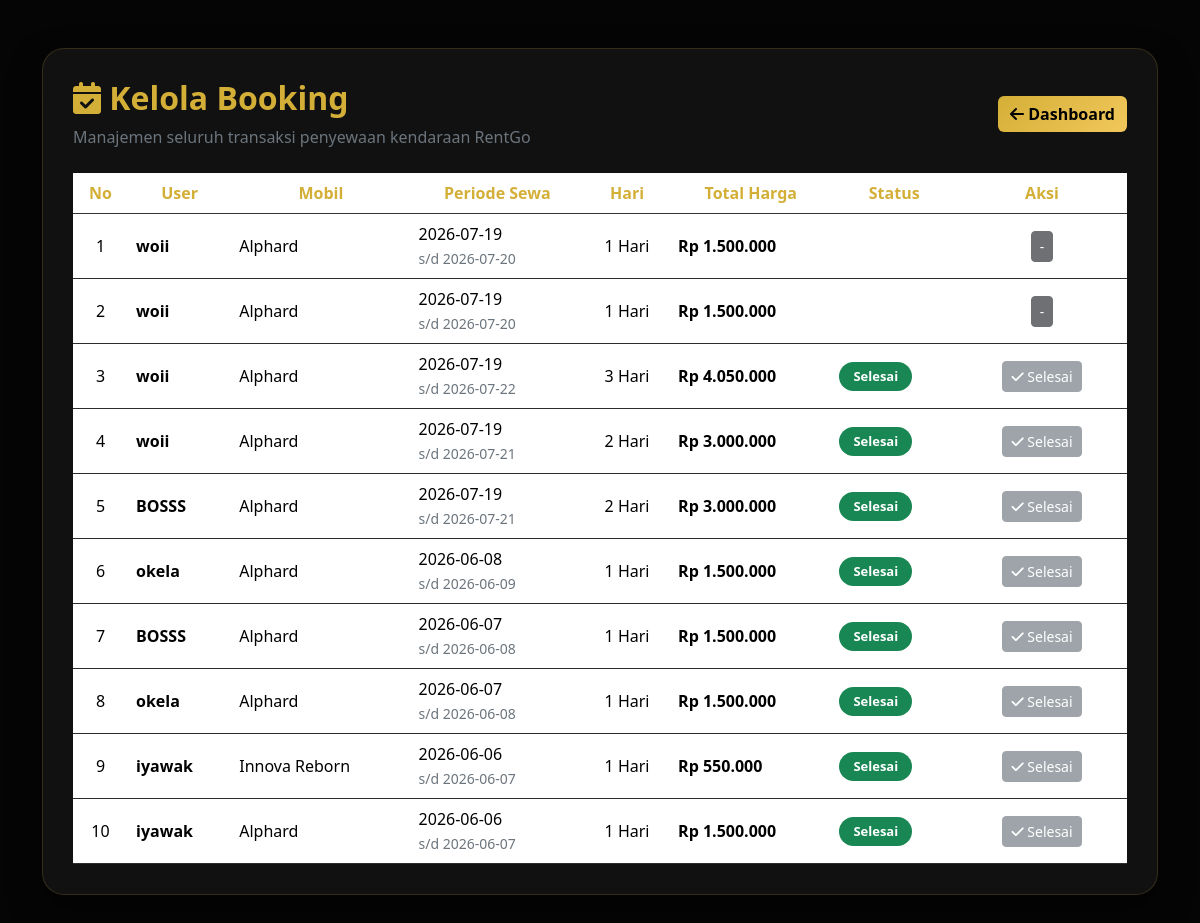
Screenshot of /admin/booking/index.php (signed in) with the database file from the repository.
### tables this page shows
CREATE TABLE `booking` (
  `id` int(11) NOT NULL,
  `user_id` int(11) NOT NULL,
  `mobil_id` int(11) NOT NULL,
  `tanggal_mulai` date NOT NULL,
  `tanggal_selesai` date NOT NULL,
  `total_hari` int(11) NOT NULL,
  `total_harga` decimal(12,2) NOT NULL,
  `diskon` int(11) DEFAULT 0,
  `status` enum('Menunggu Pembayaran','Menunggu Verifikasi','Sedang Disewa','Selesai','Dibatalkan') DEFAULT 'Menunggu Pembayaran',
  `created_at` timestamp NOT NULL DEFAULT current_timestamp()
);

CREATE TABLE `users` (
  `id` int(11) NOT NULL,
  `nama` varchar(100) NOT NULL,
  `email` varchar(100) NOT NULL,
  `password` varchar(255) NOT NULL,
  `no_hp` varchar(20) DEFAULT NULL,
  `alamat` text DEFAULT NULL,
  `role` enum('admin','user') DEFAULT 'user',
  `created_at` timestamp NOT NULL DEFAULT current_timestamp()
);

CREATE TABLE `mobil` (
  `id` int(11) NOT NULL,
  `nama_mobil` varchar(100) NOT NULL,
  `merk` varchar(100) NOT NULL,
  `tahun` year(4) NOT NULL,
  `plat_nomor` varchar(20) NOT NULL,
  `warna` varchar(50) DEFAULT NULL,
  `transmisi` enum('Manual','Matic') NOT NULL,
  `bahan_bakar` varchar(50) DEFAULT NULL,
  `kapasitas_penumpang` int(11) DEFAULT NULL,
  `harga_per_hari` decimal(12,2) NOT NULL,
  `deskripsi` text DEFAULT NULL,
  `gambar` varchar(255) DEFAULT NULL,
  `status` enum('Tersedia','Disewa','Maintenance') DEFAULT 'Tersedia',
  `created_at` timestamp NOT NULL DEFAULT current_timestamp()
);

### admin/booking/index.php (the view, shortened to what this page needs)
<?php
require_once '../../config/koneksi.php';
$data = mysqli_query(
    $conn,
    "SELECT
        booking.*,
        users.nama,
        mobil.nama_mobil
    FROM booking
    JOIN users
        ON booking.user_id = users.id
    JOIN mobil
        ON booking.mobil_id = mobil.id
    ORDER BY booking.id DESC"
);
?>
<!DOCTYPE html>
<html>
<head>
<link href="https://cdn.jsdelivr.net/npm/bootstrap@5.3.3/dist/css/bootstrap.min.css" rel="stylesheet">
<link href="https://cdnjs.cloudflare.com/ajax/libs/font-awesome/6.5.2/css/all.min.css" rel="stylesheet">
</head>
<body>
<div class="container py-5">
<div class="card-premium">
<div class="d-flex justify-content-between align-items-center mb-4">
<div>
<h2 class="page-title">
<i class="fas fa-calendar-check"></i>
Kelola Booking
</h2>
<p class="text-secondary mb-0">
Manajemen seluruh transaksi penyewaan kendaraan RentGo
</p>
</div>
<a href="../dashboard.php" class="btn btn-gold">
<i class="fas fa-arrow-left"></i>
Dashboard
</a>
</div>
<div class="table-responsive">
<table class="table table-hover align-middle">
<thead>
<tr>
<th>No</th>
<th>User</th>
<th>Mobil</th>
<th>Periode Sewa</th>
<th>Hari</th>
<th>Total Harga</th>
<th>Status</th>
<th width="170">Aksi</th>
</tr>
</thead>
<tbody>
<?php
$no=1;
while($row=mysqli_fetch_assoc($data)):
?>
<tr>
<td class="text-center">
<?= $no++; ?>
</td>
<td>
<strong><?= $row['nama']; ?></strong>
</td>
<td>
<?= $row['nama_mobil']; ?>
</td>
<td>
<?= $row['tanggal_mulai']; ?>
<br>
<small class="text-secondary">
s/d
<?= $row['tanggal_selesai']; ?>
</small>
</td>
<td class="text-center">
<?= $row['total_hari']; ?>
Hari
</td>
<td>
<strong>
Rp <?= number_format($row['total_harga'],0,',','.'); ?>
</strong>
</td>
<td>
<?php if($row['status']=="Menunggu Pembayaran"){ ?>
<span class="badge badge-premium status-wait">
Menunggu Pembayaran
</span>
<?php }elseif($row['status']=="Sedang Disewa"){ ?>
<span class="badge badge-premium status-rent">
Sedang Disewa
</span>
<?php }elseif($row['status']=="Selesai"){ ?>
<span class="badge badge-premium status-done">
Selesai
</span>
<?php }elseif($row['status']=="Dibatalkan"){ ?>
<span class="badge badge-premium status-cancel">
Dibatalkan
</span>
<?php } ?>
</td>
<td class="text-center">
<?php if($row['status']=="Sedang Disewa"){ ?>
<a href="proses_status.php?id=<?= $row['id']; ?>"
class="btn btn-finish btn-sm"
onclick="return confirm('Selesaikan penyewaan ini?')">
<i class="fas fa-check-circle"></i>
Selesaikan
</a>
<?php }elseif($row['status']=="Selesai"){ ?>
<button class="btn btn-secondary btn-sm" disabled>
<i class="fas fa-check"></i>
Selesai
</button>
<?php }else{ ?>
<button class="btn btn-dark btn-sm" disabled>
-
</button>
<?php } ?>
</td>
</tr>
<?php endwhile; ?>
</tbody>
</table>
</div>
</div>
</div>
</body>
</html>

### admin/booking/index.php (style rules this page uses)
:root { --gold:#d4af37; --dark:#050505; --card:#111111; --border:rgba(212,175,55,.18); }
body { background:#050505; color:#fff; font-family:'Segoe UI',sans-serif; }
.card-premium { background:#111; border:1px solid var(--border); border-radius:22px; box-shadow:0 15px 35px rgba(0,0,0,.45); padding:30px; }
.page-title { color:var(--gold); font-weight:bold; }
.table { color:white; margin-bottom:0; }
.table thead { background:#1c1c1c; }
.table thead th { color:#d4af37; border-color:#333; text-align:center; white-space:nowrap; }
.table tbody tr { background:#111; transition:.3s; }
.table td { border-color:#2d2d2d; vertical-align:middle; }
.btn-gold { background:linear-gradient(135deg,#d4af37,#f1c75b); color:#000; border:none; font-weight:bold; }
.badge-premium { border-radius:30px; padding:8px 14px; font-size:13px; }
.status-done { background:#198754; }

### rows the page displays
booking: user.nama "woii", mobil.nama_mobil "Alphard", tanggal_mulai "2026-07-19", tanggal_selesai "2026-07-20", total_hari "1", total_harga "1.500.000"
booking: user.nama "woii", mobil.nama_mobil "Alphard", tanggal_mulai "2026-07-19", tanggal_selesai "2026-07-20", total_hari "1", total_harga "1.500.000"
booking: user.nama "woii", mobil.nama_mobil "Alphard", tanggal_mulai "2026-07-19", tanggal_selesai "2026-07-22", total_hari "3", total_harga "4.050.000", status "Selesai"
booking: user.nama "woii", mobil.nama_mobil "Alphard", tanggal_mulai "2026-07-19", tanggal_selesai "2026-07-21", total_hari "2", total_harga "3.000.000", status "Selesai"
booking: user.nama "BOSSS", mobil.nama_mobil "Alphard", tanggal_mulai "2026-07-19", tanggal_selesai "2026-07-21", total_hari "2", total_harga "3.000.000", status "Selesai"
booking: user.nama "okela", mobil.nama_mobil "Alphard", tanggal_mulai "2026-06-08", tanggal_selesai "2026-06-09", total_hari "1", total_harga "1.500.000", status "Selesai"
booking: user.nama "BOSSS", mobil.nama_mobil "Alphard", tanggal_mulai "2026-06-07", tanggal_selesai "2026-06-08", total_hari "1", total_harga "1.500.000", status "Selesai"
booking: user.nama "okela", mobil.nama_mobil "Alphard", tanggal_mulai "2026-06-07", tanggal_selesai "2026-06-08", total_hari "1", total_harga "1.500.000", status "Selesai"
booking: user.nama "iyawak", mobil.nama_mobil "Innova Reborn", tanggal_mulai "2026-06-06", tanggal_selesai "2026-06-07", total_hari "1", total_harga "550.000", status "Selesai"
booking: user.nama "iyawak", mobil.nama_mobil "Alphard", tanggal_mulai "2026-06-06", tanggal_selesai "2026-06-07", total_hari "1", total_harga "1.500.000", status "Selesai"
